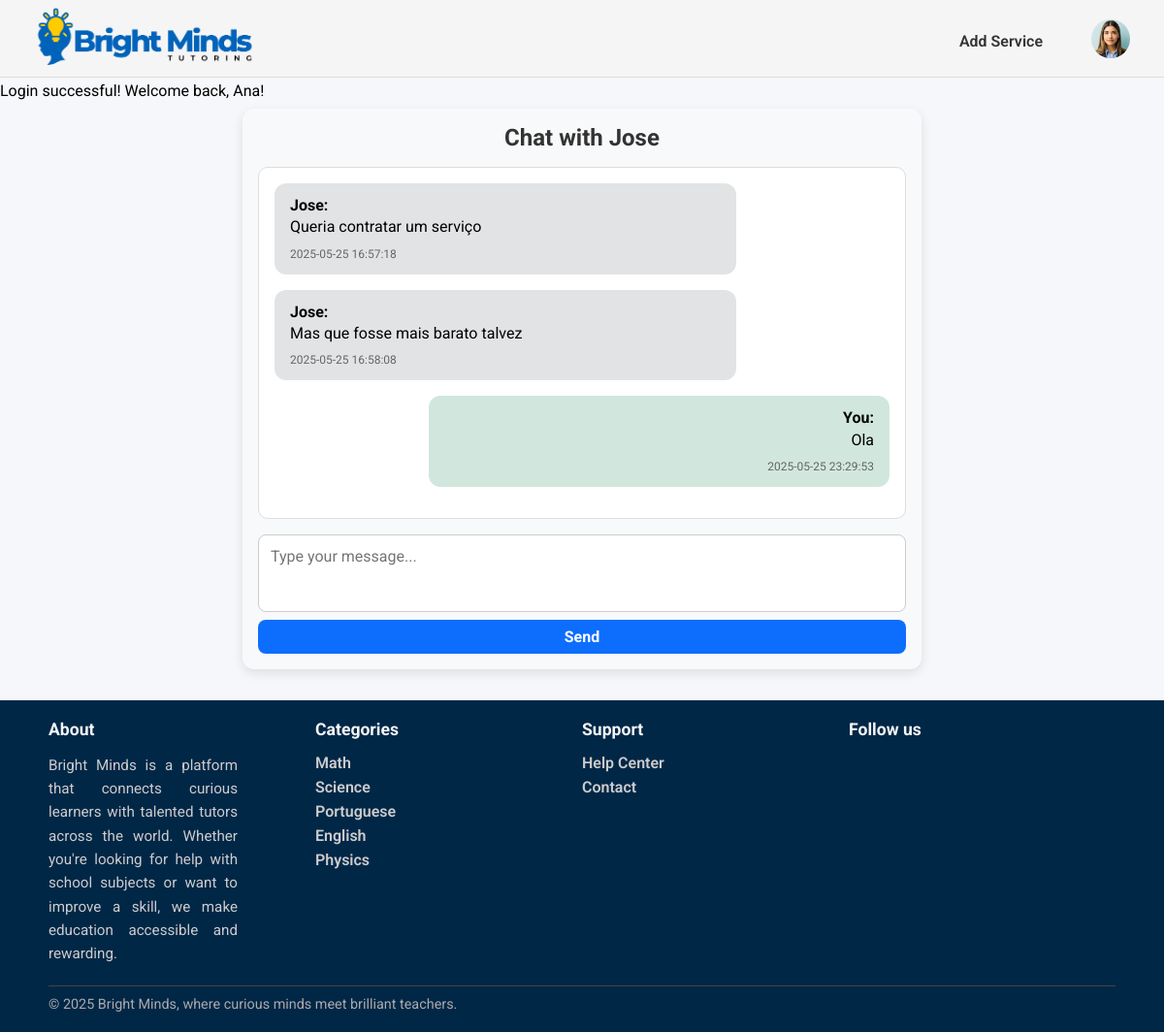
The page /pages/chat.php?user=2 (signed in) on the database its author committed.
### tables this page shows
CREATE TABLE User (
    user_id INTEGER PRIMARY KEY,
    username TEXT UNIQUE NOT NULL,
    name TEXT NOT NULL,
    birth_date DATE,
    email TEXT UNIQUE NOT NULL,
    password TEXT NOT NULL,
    usertype TEXT CHECK(usertype IN ('student', 'tutor', 'admin')) NOT NULL,
    address TEXT,
    postal_code TEXT,
    city TEXT,
    registration_date DATE NOT NULL,
    profile_image TEXT
);

CREATE TABLE Message (
    message_id INTEGER PRIMARY KEY,
    sender_id INTEGER,
    receiver_id INTEGER,
    content TEXT NOT NULL,
    timestamp DATETIME DEFAULT CURRENT_TIMESTAMP,
    FOREIGN KEY (sender_id) REFERENCES Users(user_id) ON DELETE SET NULL ON UPDATE CASCADE,
    FOREIGN KEY (receiver_id) REFERENCES Freelancers(freelancer_id) ON DELETE SET NULL ON UPDATE CASCADE
);

CREATE TABLE Category(
    category_name TEXT PRIMARY KEY
);

### pages/chat.php (called while the page is built, shortened)
<?php
    require_once(__DIR__ . '/../database/connection.db.php');
    require_once(__DIR__ . '/../database/categories.php');
    require_once(__DIR__ . '/../database/user.class.php');
    require_once(__DIR__ . '/../database/message.class.php');
    require_once(__DIR__ . '/../templates/common.tpl.php');
    require_once(__DIR__ . '/../templates/chat.tpl.php');
    require_once(__DIR__ . '/../utils/session.php');
    $session = new Session();
    $db = getDatabaseConnection();
    $categories = getAllCategories($db);
    $logged_user_id = $session->getId();
    $other_user_id= intval($_GET['user'] ?? 0);
    $messages = Message::getConversation($db, $logged_user_id, $other_user_id);
    $other_user = User::getUserbyId($db, $other_user_id);
    drawHeader($session);
    drawChat($messages, $other_user, $logged_user_id);
    drawFooter($categories);
?>

### utils/session.php (called while the page is built, shortened)
<?php
  class Session {
    private array $messages;
    public function __construct() {
      $this->messages = isset($_SESSION['messages']) ? $_SESSION['messages'] : array();
    }
    public function isLoggedIn() : bool {
      return isset($_SESSION['id']);
    }
    public function getId() : ?int {
      return isset($_SESSION['id']) ? $_SESSION['id'] : null;
    }
    public function getUserType() : ?string {
      return isset($_SESSION['user_type']) ? $_SESSION['user_type'] : null;
    }
    public function getPhoto(): ?string{
      return isset($_SESSION['photo']) ? $_SESSION['photo'] : null;
    }
    public function getMessages() {
      return $this->messages;
    }
  }
?>

### database/user.class.php (called while the page is built, shortened)
<?php
  class User {
    public function __construct(int $id, string $username, string $name, string $email, string $password, string $user_type, string $registration_date, ?string $birth_date, ?string $address, ?string $postal_code, ?string $city, ?string $profile_image) {
      $this->id = $id;
      $this->name= $name;
    }
    static function getUserbyId(PDO $db, int $id) : User {
      $stmt = $db->prepare('SELECT * FROM User WHERE user_id = ?');
      $stmt->execute(array($id));
      $user = $stmt->fetch();
      return new User(
          intval($user['user_id']),
          $user['username'],
          $user['name'],
          $user['email'],
          $user['password'],
          $user['usertype'],
          $user['registration_date'],
          $user['birth_date'],
          $user['address'],
          $user['postal_code'],
          $user['city'],
          $user['profile_image']
        );
    }
  }
?>

### database/message.class.php (called while the page is built, shortened)
<?php
class Message {
  public function __construct(int $id, int $sender_id, int $receiver_id, string $content, string $timestamp) {
    $this->sender_id = $sender_id;
    $this->content = $content;
    $this->timestamp = $timestamp;
  }
  static function getConversation(PDO $db, int $user1, int $user2): array {
    $stmt = $db->prepare("
        SELECT message_id, sender_id, receiver_id, content, timestamp
        FROM Message
        WHERE (sender_id = ? AND receiver_id = ?)
            OR (sender_id = ? AND receiver_id = ?)
        ORDER BY timestamp ASC
    ");
    $stmt->execute([$user1, $user2, $user2, $user1]);
    $messages = [];
    while ($msg = $stmt->fetch(PDO::FETCH_ASSOC)) {
      $messages[] = new Message(
        intval($msg['message_id']),
        intval($msg['sender_id']),
        intval($msg['receiver_id']),
        $msg['content'],
        $msg['timestamp']
      );
    }
    return $messages;
  }
}
?>

### database/categories.php (called while the page is built, shortened)
<?php
  function getAllCategories(PDO $db) {
    $stmt = $db->prepare('SELECT category_name
                          FROM Category');
    $stmt->execute();
    return $stmt->fetchAll();
  }
?>

### templates/chat.tpl.php (the view, shortened to what this page needs)
<?php function drawChat(array $messages, User $otherUser, int $loggedUserId) { ?>
  <section id="chat">
    <h2>Chat with <?= htmlspecialchars($otherUser->name) ?></h2>
    <div class="chat-messages">
      <?php foreach ($messages as $msg): ?>
        <div class="chat-message <?= $msg->sender_id == $loggedUserId ? 'sent' : 'received' ?>">
          <strong><?= $msg->sender_id == $loggedUserId ? 'You' : htmlspecialchars($otherUser->name) ?>:</strong>
          <p><?= nl2br(htmlspecialchars($msg->content)) ?></p>
          <small><?= $msg->timestamp ?></small>
        </div>
      <?php endforeach; ?>
    </div>
    <form method="POST" action="chat.php?user=<?= urlencode($otherUser->id)?>" class="chat-form">
        <textarea name="message" required placeholder="Type your message..."></textarea>
        <button type="submit">Send</button>
    </form>
  </section>
<?php } ?>

### templates/common.tpl.php (shortened to what this page needs)
<?php
    require_once(__DIR__. '/../utils/session.php');
    require_once(__DIR__.'/../database/user.class.php');
?>
<?php function drawHeader(Session $session){ ?>
    <!DOCTYPE html>
    <html>
        <head>
            <link rel="stylesheet" href="../css/style.css">
            <link rel="stylesheet" href="../css/profile.css">
            <link rel="stylesheet" href="../css/services.css">
            <link rel="stylesheet" href="../css/service_detail.css">
            <link rel="stylesheet" href="../css/admin.css">
            <link rel="stylesheet" href="../css/services_manage.css">
            <link rel="stylesheet" href="../css/client_booking.css">
            <link rel="stylesheet" href="../css/message.css">
        </head>
        <body>
            <header>
                <nav>
                    <a href="../pages/index.php"><img id="logo" src="../docs/BrightMinds_logo.png" alt="BrightMinds Logo"></a>
                    <?php
                        if($session->isLoggedIn()) drawUserNav($session);
                        else drawVisitorNav();
                    ?>
                </nav>
                <section id="messages">
                    <?php foreach ($session->getMessages() as $messsage) { ?>
                        <article class="<?=$messsage['type']?>">
                            <?=$messsage['text']?>
                        </article>
                    <?php } ?>
                </section>
            </header>
            <main>
<?php } ?>
<?php function drawUserNav(Session $session) { ?>
    <div class="user-nav">
        <?php if($session->getUserType()==='student'){ ?>
            <a href="../pages/become_freelancer.php">Become a Tutor</a>
        <?php } else { ?>
            <a href="../pages/add_service.php">Add Service</a>
        <?php } ?>
        <div class="profile-dropdown">
            <button type="button" class="profile-button" onclick="toggleProfileMenu()">
                <img src="<?= $session->getPhoto() ?>" alt="Profile image" class="profile-image">
            </button>
        </div>
    </div>
<?php } ?>
<?php function drawFooter(array $categories){ ?>
            </main>
            <footer>
                <div class="footer-content">
                    <section class="footer-column">
                        <h3>About</h3>
                        <p class="footer-about">
                            Bright Minds is a platform that connects curious learners with talented tutors across the world.
                            Whether you're looking for help with school subjects or want to improve a skill, we make education accessible and rewarding.
                        </p>
                    </section>
                    <section class="footer-column">
                        <h3>Categories</h3>
                        <ul>
                            <?php foreach($categories as $category){ ?>
                                <li>
                                    <a href=""><?=$category['category_name']?>
                                    </a>
                                </li>
                            <?php } ?>
                        </ul>
                    </section>
                    <section class="footer-column">
                        <h3>Support</h3>
                        <ul>
                            <li><a href="#">Help Center</a></li>
                            <li><a href="#">Contact</a></li>
                        </ul>
                    </section>
                    <section class="footer-column">
                        <h3>Follow us</h3>
                    </section>
                    <div class="footer-bottom">
                        <hr>
                        <p>© 2025 Bright Minds, where curious minds meet brilliant teachers.</p>
                    </div>
                </div>
            </footer>
        </body>
    </html>
<?php } ?>

### css/style.css (style rules this page uses)
* { font-family: "Roboto"; margin:0; padding:0; box-sizing: border-box; }
body { background-color: #f5f7fa; }
header { font-family: "Roboto"; font-style: normal; background-color: whitesmoke; border-bottom: 1px solid #ddd; height: 80px; width: 100%; position: sticky; top:0; left:0; }
nav { display: flex; align-items: center; justify-content: space-between; padding: 5px 35px; }
#logo { height:70px; width: auto; }
a { text-decoration:none; }
.visitor-nav-links li a, .user-nav a { color: #333; font-weight: 600; font-size: 16px; }
.user-nav { display: flex; align-items: center; gap: 50px; }
.user-nav > a { color: #333; font-weight: 600; font-size: 16px; }
.profile-button { background:none; border:none; cursor:pointer; padding:0; }
.profile-image { width: 40px; height: 40px; border-radius: 50%; object-fit: cover; }
.profile-dropdown { position: relative; }
footer { font-family: "Roboto", sans-serif; background-color: #012747; color: #fff; padding: 20px 50px; }
.footer-content { display:grid; grid-template-columns: repeat(4, 1fr); grid-template-rows: auto auto; row-gap: 20px; }
.footer-about { font-size: 0.95rem; line-height: 1.6; text-align: justify; color: #ccc; max-width: 280px; }
.footer-column:first-child { padding-right: 80px; }
.footer-bottom { grid-column: 1 / -1; }
.footer-column h3 { font-size: 1.1rem; margin-bottom: 15px; color: #f5f5f5; }
.footer-column ul { list-style: none; }
.footer-column ul li { margin-bottom: 6px; }
.footer-column ul li a { text-decoration: none; color: #ccc; }
.footer-bottom { text-align: start; font-size: 0.9rem; color: #aaa; }
.footer-bottom hr { border: none; border-top: 1px solid #444; margin-bottom: 10px; }

### css/profile.css (style rules this page uses)
* { font-family: 'Roboto', sans-serif; margin: 0; padding: 0; box-sizing: border-box; }
h2 { font-size: 2rem; color: #333; margin-bottom: 20px; text-align: center; }
input[type="text"], input[type="date"], textarea, select { padding: 12px; font-size: 1rem; border: 1px solid #ccc; border-radius: 6px; background-color: #fff; transition: border-color 0.3s ease, background-color 0.3s ease; }
textarea { resize: vertical; }
button[type="submit"] { padding: 12px; background-color: #4a90e2; color: white; border: none; border-radius: 6px; font-size: 1rem; font-weight: bold; cursor: pointer; transition: background-color 0.3s ease; width: 100%; }

### css/services_manage.css (style rules this page uses)
a { color: #0066cc; text-decoration: none; }

### css/client_booking.css (style rules this page uses)
a { color: #0066cc; text-decoration: none; font-weight: 600; }

### css/message.css (style rules this page uses)
#chat { max-width: 700px; margin: 2rem auto; padding: 1rem; font-family: Arial, sans-serif; background-color: #f8f9fa; border-radius: 12px; box-shadow: 0 4px 12px rgba(0, 0, 0, 0.1); }
#chat h2 { margin-bottom: 1rem; font-size: 1.5rem; color: #333; text-align: center; }
.chat-messages { max-height: 400px; overflow-y: auto; padding: 1rem; background-color: #ffffff; border: 1px solid #ddd; border-radius: 10px; margin-bottom: 1rem; }
.chat-message { margin-bottom: 1rem; max-width: 75%; padding: 0.75rem 1rem; border-radius: 12px; line-height: 1.4; position: relative; }
.chat-message.sent { background-color: #d1e7dd; align-self: flex-end; margin-left: auto; text-align: right; }
.chat-message.received { background-color: #e2e3e5; align-self: flex-start; margin-right: auto; text-align: left; }
.chat-message small { display: block; margin-top: 0.5rem; font-size: 0.75rem; color: #666; }
.chat-form { display: flex; gap: 0.5rem; flex-direction: column; }
.chat-form textarea { resize: none; min-height: 80px; padding: 0.75rem; border-radius: 8px; border: 1px solid #ccc; font-size: 1rem; }
.chat-form button { align-self: flex-end; padding: 0.5rem 1.25rem; background-color: #0d6efd; border: none; color: white; border-radius: 8px; cursor: pointer; font-size: 1rem; transition: background-color 0.3s ease; }

### rows shown on the page
user: name "Jose"
message: content "Queria contratar um serviço", timestamp "2025-05-25 16:57:18"
message: content "Mas que fosse mais barato talvez", timestamp "2025-05-25 16:58:08"
message: sender_id "You", content "Ola", timestamp "2025-05-25 23:29:53"
category: category_name "Math"
category: category_name "Science"
category: category_name "Portuguese"
category: category_name "English"
category: category_name "Physics"

### other values the page prints
$messsage['text'] "Login successful! Welcome back, Ana!"
